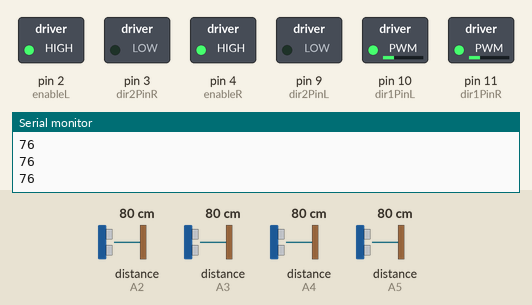
Recording of a sketch running on a simulated Arduino Uno, built with avr-gcc and run on an emulated ATmega328P. Shown: switched loads named in the sketch (green lamp = pin HIGH), the last lines printed to the serial monitor. Wiring (inferred from the names in the program): 4 × ultrasonic range finder: trigger pin 7, echo A3 / trigger pin 8, echo A2 / trigger pin 12, echo A4 / trigger pin 13, echo A5. The test bench sets the inputs (shaded band); at power-on: distance to the obstacle (sensors on A2, A3, A4, A5) 80 cm. The echo pulse lasts 58.3 µs per cm; pins used as bus, display or sensor lines are not drawn.

Above: at 1.2 s.
1.3 s: distance to the obstacle (sensor on A2) set to 13 cm
2.8 s: distance to the obstacle (sensor on A2) set to 10 cm
At 3.9 s:
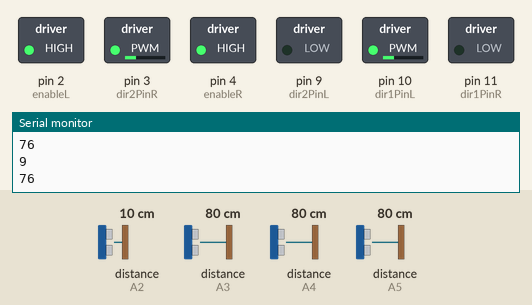
4.6 s: distance to the obstacle (sensor on A2) set to 14 cm
6.1 s: distance to the obstacle (sensor on A2) set to 19 cm
At 6.5 s:
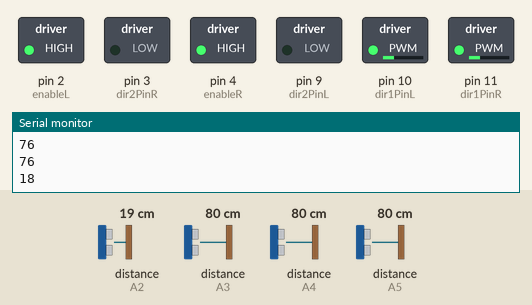
7.6 s: distance to the obstacle (sensor on A2) set to 2 cm
At 7.77 s:
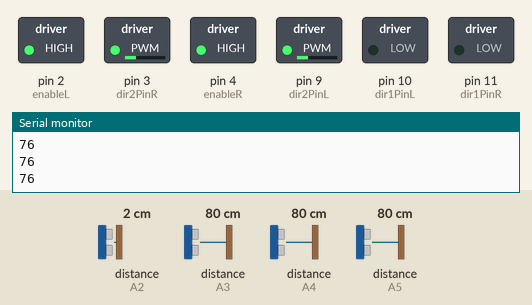
9.4 s: distance to the obstacle (sensor on A2) set to 18 cm
At 10.2 s:
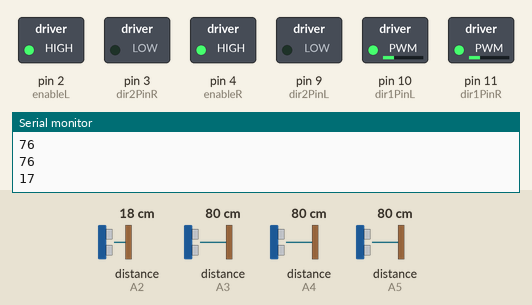
Timing chart, 0 to 12.0 s (numbered marks = the images above; inputs shaded):
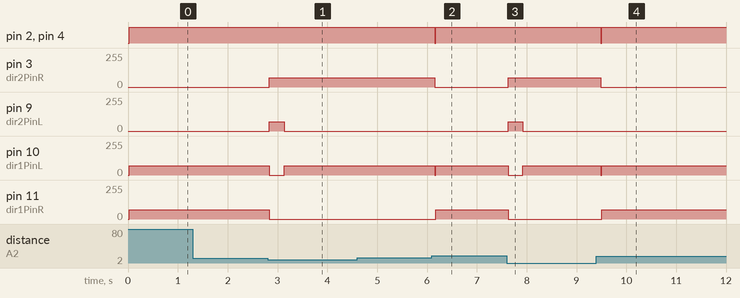

Measured:
- the behaviour switches between 12 and 11 cm on distance to the obstacle (sensor on A2) (found by bisection; images 0 and 1)
- the behaviour switches between 16 and 17 cm on distance to the obstacle (sensor on A2) (found by bisection; images 1 and 2)
- after the input at 2.8 s, pin 3 (dir2PinR): 0/255 → 70/255 at once; pin 9 (dir2PinL): 0/255 → 70/255 at once, → 0/255 0.30 s later; pin 10 (dir1PinL): 70/255 → 0/255 at once, → 70/255 0.30 s later; pin 11 (dir1PinR): 70/255 → 0/255 at once
- after the input at 6.1 s, pin 2 (enableL), pin 4 (enableR): HIGH → LOW after 0.05 s, → HIGH 0.02 s later; pin 3 (dir2PinR): 70/255 → 0/255 after 0.05 s; pin 10 (dir1PinL): 70/255 → 0/255 after 0.05 s, → 70/255 0.02 s later; pin 11 (dir1PinR): 0/255 → 70/255 after 0.07 s
- after the input at 7.6 s, pin 3 (dir2PinR): 0/255 → 70/255 at once; pin 9 (dir2PinL): 0/255 → 70/255 at once, → 0/255 0.30 s later; pin 10 (dir1PinL): 70/255 → 0/255 at once, → 70/255 0.30 s later; pin 11 (dir1PinR): 70/255 → 0/255 at once
- after the input at 9.4 s, pin 2 (enableL), pin 4 (enableR): HIGH → LOW after 0.09 s, → HIGH 0.02 s later; pin 3 (dir2PinR): 70/255 → 0/255 after 0.09 s; pin 10 (dir1PinL): 70/255 → 0/255 after 0.09 s, → 70/255 0.02 s later; pin 11 (dir1PinR): 0/255 → 70/255 after 0.10 s

The sketch:

OmniControlTest.ino
```cpp
#include "configuration.h"

/*motor control*/
void go_Advance(void) //Forward
{
  enable_Motors();
  analogWrite(dir1PinL,spd);
  digitalWrite(dir2PinL,LOW);
  analogWrite(dir1PinR,spd);
  digitalWrite(dir2PinR,LOW);
}
void go_Right()  //Turn right
{
  enable_Motors();
  analogWrite(dir1PinL,spd);
  digitalWrite(dir2PinL,LOW);
  digitalWrite(dir1PinR,LOW);
  analogWrite(dir2PinR,spd);
}
void go_Left()  //Turn left
{
  enable_Motors();
  digitalWrite(dir1PinL,LOW);
  analogWrite(dir2PinL,spd);
  analogWrite(dir1PinR,spd);
  digitalWrite(dir2PinR,LOW);
}
void go_Back()  //Reverse
{
  enable_Motors();
  digitalWrite(dir1PinL,LOW);
  analogWrite(dir2PinL,spd);
  digitalWrite(dir1PinR,LOW);
  analogWrite(dir2PinR,spd);
}
void stop_Stop()    //Stop
{
  disable_Motors();
  digitalWrite(dir1PinL,LOW);
  digitalWrite(dir2PinL,LOW);
  digitalWrite(dir1PinR,LOW);
  digitalWrite(dir2PinR,LOW);
}

/*enable motor speed */
void enable_Motors()
{
  digitalWrite(enableL,HIGH);
  digitalWrite(enableR,HIGH);
}

/*disable motor speed */
void disable_Motors()
{
  digitalWrite(enableL,LOW);
  digitalWrite(enableR,LOW);
}

/*detection of FL ultrasonic distance*/
int watch_FL(){
  long echo_distance;
  digitalWrite(Trig_PIN_FL,LOW);
  delayMicroseconds(5);
  digitalWrite(Trig_PIN_FL,HIGH);
  delayMicroseconds(15);
  digitalWrite(Trig_PIN_FL,LOW);
  echo_distance=pulseIn(Echo_PIN_FL,HIGH);
  echo_distance=echo_distance*0.01657; //how far away is the object in cm
  Serial.println((int)echo_distance);
  return round(echo_distance);
}

/*detection of FR ultrasonic distance*/
int watch_FR(){
  long echo_distance;
  digitalWrite(Trig_PIN_FR,LOW);
  delayMicroseconds(5);
  digitalWrite(Trig_PIN_FR,HIGH);
  delayMicroseconds(15);
  digitalWrite(Trig_PIN_FR,LOW);
  echo_distance=pulseIn(Echo_PIN_FR,HIGH);
  echo_distance=echo_distance*0.01657; //how far away is the object in cm
  Serial.println((int)echo_distance);
  return round(echo_distance);
}

/*detection of L ultrasonic distance*/
int watch_L(){
  long echo_distance;
  digitalWrite(Trig_PIN_L,LOW);
  delayMicroseconds(5);
  digitalWrite(Trig_PIN_L,HIGH);
  delayMicroseconds(15);
  digitalWrite(Trig_PIN_L,LOW);
  echo_distance=pulseIn(Echo_PIN_L,HIGH);
  echo_distance=echo_distance*0.01657; //how far away is the object in cm
  Serial.println((int)echo_distance);
  return round(echo_distance);
}

/*detection of FL ultrasonic distance*/
int watch_R(){
  long echo_distance;
  digitalWrite(Trig_PIN_R,LOW);
  delayMicroseconds(5);
  digitalWrite(Trig_PIN_R,HIGH);
  delayMicroseconds(15);
  digitalWrite(Trig_PIN_R,LOW);
  echo_distance=pulseIn(Echo_PIN_R,HIGH);
  echo_distance=echo_distance*0.01657; //how far away is the object in cm
  Serial.println((int)echo_distance);
  return round(echo_distance);
}


/*Obstacle Avoidance Mode*/
void obstacle_avoidance_mode(){
  dis_FL = watch_FL();
  dis_FR = watch_FR();
  dis_L = watch_L();
  dis_R = watch_R();

  if ( (dis_FL <= up_bound) || (dis_FR <= up_bound) ){
    go_Back();
    delay(back_time);
    stop_Stop();
    if (dis_L <= dis_R){
      go_Right();
      while( (dis_FL <= up_bound + extra_space) || (dis_FR <= up_bound + extra_space) || (dis_L <= up_bound)){
        delay(turn_time);
        dis_L = watch_L();
        dis_FL = watch_FL();
        dis_FR = watch_FR();
      }
      stop_Stop();
    }
    else if (dis_R < dis_L){
      go_Left();
      while( (dis_FL <= up_bound + extra_space) || (dis_FR <= up_bound + extra_space) || (dis_R <= up_bound)){
        delay(turn_time);
        dis_R = watch_R();
        dis_FL = watch_FL();
        dis_FR = watch_FR();
      }
      stop_Stop();
    }
  }
  else {
    go_Advance();
  }
}


/*Obstacle Avoidance Mode*/
void testObstacleAvoidanceMode(){
  obstacle_avoidance_mode();
}

void testStop(){
  Serial.println("Test Stop");
  stop_Stop();
  delay(stop_len);
}

void testForwardSlow(){
  Serial.println("Test Forward slow");
  spd = 50;
  go_Advance();
  delay(test_len);
}

void testForwardMedium(){
  Serial.println("Test Forward medium");
  spd = 150;
  go_Advance();
  delay(test_len);
}

void testForwardFast(){
  Serial.println("Test Forward fast");
  spd = 250;
  go_Advance();
  delay(test_len);
}

void testBackwards(){
  Serial.println("Test Backward");
  go_Back();
  delay(test_len);
}

void testLeft(){
  Serial.println("Test Left");
  go_Left();
  delay(test_len);
}

void testRight(){
  Serial.println("Test Right");
  go_Right();
  delay(test_len);
}

void testFLUS(){
  Serial.println("Test Read Front Left Ultrasonic sensor");
  for(int i = 0; i < test_len; i++){
    dis_FL = watch_FL();
    delay(1);
  }
}

void testFRUS(){
  Serial.println("Test Read Front Right Ultrasonic sensor");
  for(int i = 0; i < test_len; i++){
    dis_FR = watch_FR();
    delay(1);
  }
}

void testLUS(){
  Serial.println("Test Read Left Ultrasonic sensor");
  for(int i = 0; i < test_len; i++){
    dis_L = watch_L();
    delay(1);
  }
}

void testRUS(){
  Serial.println("Test Read Right Ultrasonic sensor");
  for(int i = 0; i < test_len; i++){
    dis_R = watch_R();
    delay(1);
  }
}

void setup() {
  /*setup L298N pin mode*/
  pinMode(dir1PinL, OUTPUT);
  pinMode(dir2PinL, OUTPUT);
  pinMode(enableL, OUTPUT);
  pinMode(dir1PinR, OUTPUT);
  pinMode(dir2PinR, OUTPUT);
  pinMode(enableR, OUTPUT);
  stop_Stop(); // stop move

  /*init HC-SR04*/
  pinMode(Trig_PIN_FL, OUTPUT);
  pinMode(Echo_PIN_FL, INPUT);
  digitalWrite(Trig_PIN_FL, LOW);

  pinMode(Trig_PIN_FR, OUTPUT);
  pinMode(Echo_PIN_FR, INPUT);
  digitalWrite(Trig_PIN_FR, LOW);

  pinMode(Trig_PIN_L, OUTPUT);
  pinMode(Echo_PIN_L, INPUT);
  digitalWrite(Trig_PIN_L, LOW);

  pinMode(Trig_PIN_R, OUTPUT);
  pinMode(Echo_PIN_R, INPUT);
  digitalWrite(Trig_PIN_R, LOW);

  /*baud rate*/
  Serial.begin(9600);
}

void loop() {
//
//  testForwardSlow();
//  testForwardMedium();
//  testForwardFast();
//  testStop();
//
  spd = 70;
//  testBackwards();
//  testStop();

//  testLeft();
//  testStop();

//  testRight();
//  testStop();

//  testFLUS();
//  testFRUS();
//  testLUS();
//  testRUS();

  testObstacleAvoidanceMode();


}
```

configuration.h
```cpp
/*Declare L298N Dual H-Bridge Motor Controller directly since there is not a library to load.*/
//Define L298N Dual H-Bridge Motor Controller Pins
#define dir1PinL  10    //Motor direction
#define dir2PinL  9    //Motor direction
#define enableL 2    // Needs to be a PWM pin to be able to control motor speed

#define dir1PinR  11    //Motor direction
#define dir2PinR  3   //Motor direction
#define enableR 4    // Needs to be a PWM pin to be able to control motor speed

#define Echo_PIN_FL    A2 // Ultrasonic Echo pin connect to D11
#define Trig_PIN_FL    8  // Ultrasonic Trig pin connect to D12

#define Echo_PIN_FR    A3 // Ultrasonic Echo pin connect to D11
#define Trig_PIN_FR    7  // Ultrasonic Trig pin connect to D12

#define Echo_PIN_L    A4 // Ultrasonic Echo pin connect to D11
#define Trig_PIN_L    12  // Ultrasonic Trig pin connect to D12

#define Echo_PIN_R    A5 // Ultrasonic Echo pin connect to D11
#define Trig_PIN_R    13  // Ultrasonic Trig pin connect to D12


#define SPEED  200     //both sides of the motor speed
#define BACK_SPEED1  100     //back speed
#define BACK_SPEED2  150     //back speed

const int sidedistancelimit = 30; //minimum distance in cm to obstacles at both sides (the car will allow a shorter distance sideways)
const int NUM_SONIC_SENSORS = 4;
const int numcycles = 0;
const int turn_time = 100; //Time the robot spends turning (miliseconds)
const int back_time = 300; //Time the robot spends turning (miliseconds)
const int up_bound = 10; //cm
const int lo_bound = 2; //cm
const int extra_space = 5; //cm

const int test_len = 5000;
const int stop_len = 1000;

int distance, thereis, dis_FL, dis_FR, dis_L, dis_R, spd;
```
